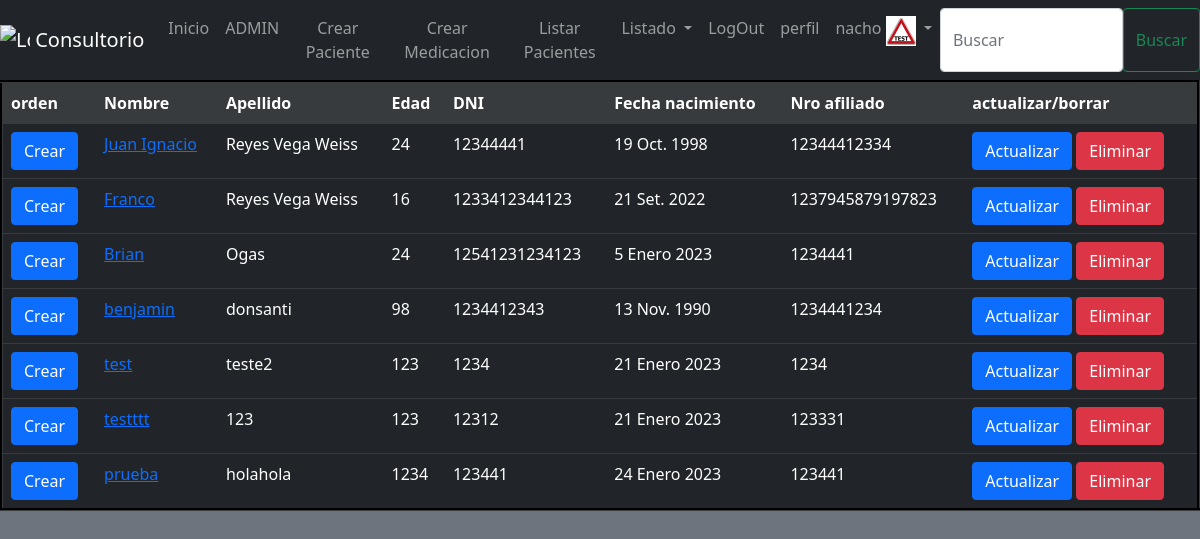
/list-patients/ (signed in), run on the app's committed database.
### users/models.py (models this page shows, shortened)
class UserProfile(models.Model):
    user = models.OneToOneField(User, on_delete=models.CASCADE, related_name = "profile")
    age = models.IntegerField(null = True, blank=True)
    dni = models.IntegerField(null = True, blank=True)
    birth_date = models.DateField(null = True, blank=True)
    affiliate_code = models.IntegerField(null = True, blank=True)
    phone = models.CharField(null = True, blank=True, max_length=100)
    profile_img = models.ImageField(upload_to="profile_images", null = True, blank=True)
    class Meta:
        verbose_name = 'Perfil'
        verbose_name_plural = 'Perfiles'

### Consultorio/models.py (models this page shows, shortened)
class Patient(models.Model):
    name = models.CharField(max_length=50, blank=False)
    surname = models.CharField(max_length=50, blank=False)
    age = models.IntegerField(blank=False)
    dni = models.IntegerField(blank=False)
    birth_date = models.DateField(blank=False)
    affiliate_code = models.IntegerField(blank=False)
    user = models.OneToOneField(User, null=True, on_delete=models.CASCADE,blank=True)
    class Meta:
        verbose_name = 'Paciente'
        verbose_name_plural = 'Pacientes'

### Consultorio/views.py (the view)
# urls.py: path("list-patients/", patient_list),
@login_required
def patient_list(request):
    if "search" in request.GET:
        search = request.GET["search"]
        list_patient = Patient.objects.filter(name__icontains = search)
    else:
        list_patient = Patient.objects.all()
    context = {
        "patients" : list_patient,
    }
    return render(request, "patients/list_patients.html", context=context)

### Templates/patients/list_patients.html (shortened to what this page needs)
{% extends 'base.html' %}
{% block navbar %}
<form class="form-inline my-2 my-lg-0 d-flex" action="/list-patients/" method="GET">
    <input class="form-control mr-sm-2" type="search" placeholder="Buscar" aria-label="Search" name="search">
    <button class="btn btn-outline-success my-2 my-sm-0" type="submit">Buscar</button>
</form>
{% endblock %}
{% block content %}
<table class="table table-dark table-hover" cellspacing="5" cellpadding="5" border="3">
<tr class="table-active">
    <td><strong>orden</strong></td>
    <td><strong>Nombre</strong></td>
    <td><strong>Apellido</strong></td>
    <td><strong>Edad</strong></td>
    <td><strong>DNI</strong></td>
    <td><strong>Fecha nacimiento</strong></td>
    <td><strong>Nro afiliado</strong></td>
    {% if request.user.is_superuser %}
    <td><strong>actualizar/borrar</strong></td>
    {% endif %}
</tr>
{% for patient in patients %}
<tr>
    <td><a href="/create-order/{{patient.id}}/" class="btn btn-primary">Crear</a></td>
    <td><a href="/profile/{{patient.id}}/">{{patient.name}}</a></td>
    <td>{{patient.surname}}</td>
    <td>{{patient.age}}</td>
    <td>{{patient.dni}}</td>
    <td>{{patient.birth_date}}</td>
    <td>{{patient.affiliate_code}}</td>
    {% if request.user.is_superuser %}
    <td>
        <a href="/update-patient/{{patient.id}}/" class="btn btn-primary">Actualizar</a>
        <a href="/delete-patient/{{patient.id}}/" class="btn btn-danger">Eliminar</a>
    </td>
    {% endif %}
</tr>
{% endfor %}
</table>
{% endblock %}

### Templates/Base.html (shortened to what this page needs)
<!DOCTYPE html>
<html lang="en">
<head>
    <link href="https://cdn.jsdelivr.net/npm/bootstrap@5.0.2/dist/css/bootstrap.min.css" rel="stylesheet"
 />
    <link rel="stylesheet" href="https://cdn.jsdelivr.net/npm/bootstrap-icons@1.10.3/font/bootstrap-icons.css" />
</head>
{% block header %}
<header>
    <nav class="navbar navbar-expand-lg navbar-dark bg-dark flex">
        <a class="navbar-brand" href="/">
            <img src="https://encrypted-tbn0.gstatic.com/images?q=tbn:ANd9GcT5LlQCrw7Yh54_ZSyfxi5tbiYgh6i9SNdgrQ&usqp=CAU"
                width="30" height="30" class="d-inline-block align-top" alt="Logo Coder" />
            Consultorio
        </a>
        <div class="collapse navbar-collapse" id="navbarNavAltMarkup">
            <div class="navbar-nav text-center">
                <a class="nav-item nav-link" href="/">Inicio</a>
                {% if request.user.is_superuser %}
                <a class="nav-item nav-link" href="/admin/">ADMIN</a>
                <a class="nav-item nav-link" href="/create-patient/">Crear Paciente</a>
                <a class="nav-item nav-link" href="/create-medicine/">Crear Medicacion</a>
                {% endif %}
                <a class="nav-item nav-link" href="/list-patients/">Listar Pacientes</a>
                <li class="nav-item dropdown">
                    <a class="nav-link dropdown-toggle" href="#" id="navbarDropdown" role="button"
                        data-toggle="dropdown" aria-haspopup="true" aria-expanded="false">
                        Listado
                    </a>
                </li>
                {% if request.user.is_authenticated %}
                <li class="nav-item">
                    <a class="nav-link" href="/logout/">LogOut</a>
                </li>
                <li class="nav-item">
                    <a class="nav-link" href="/user-profile/">perfil</a>
                </li>
                <li class="nav-item dropdown">
                    <a class="nav-link dropdown-toggle" href="#" id="navbarDropdown" role="button"
                        data-toggle="dropdown" aria-haspopup="true" aria-expanded="false">
                        {{user.username}} {% if request.user.profile.profile_img.url != ""%}
                        <img src="{{request.user.profile.profile_img.url}}" width="30" height="30"
                            class="d-inline-block align-top" alt="Logo Coder" />
                        {% endif %}
                    </a>
                </li>
                {% endif %} {% block navbar %}{% endblock %}
            </div>
        </div>
    </nav>
</header>
{% endblock header %}
<body class="bg-secondary">
    {% block content %} {% endblock %}
    <link rel="stylesheet"
        href="https://cdnjs.cloudflare.com/ajax/libs/bootstrap-datepicker/1.4.1/css/bootstrap-datepicker3.css" />
</body>
</html>

### data on the page
Patient: name "Juan Ignacio", surname "Reyes Vega Weiss", age "24", dni "12344441", birth_date "19 Oct. 1998", affiliate_code "12344412334"
Patient: name "Franco", surname "Reyes Vega Weiss", age "16", dni "1233412344123", birth_date "21 Set. 2022", affiliate_code "1237945879197823"
Patient: name "Brian", surname "Ogas", age "24", dni "12541231234123", birth_date "5 Enero 2023", affiliate_code "1234441"
Patient: name "benjamin", surname "donsanti", age "98", dni "1234412343", birth_date "13 Nov. 1990", affiliate_code "1234441234"
Patient: name "test", surname "teste2", age "123", dni "1234", birth_date "21 Enero 2023", affiliate_code "1234"
Patient: name "testttt", surname "123", age "123", dni "12312", birth_date "21 Enero 2023", affiliate_code "123331"
Patient: name "prueba", surname "holahola", age "1234", dni "123441", birth_date "24 Enero 2023", affiliate_code "123441"

### other printed values
{{ user.username }} "nacho"
